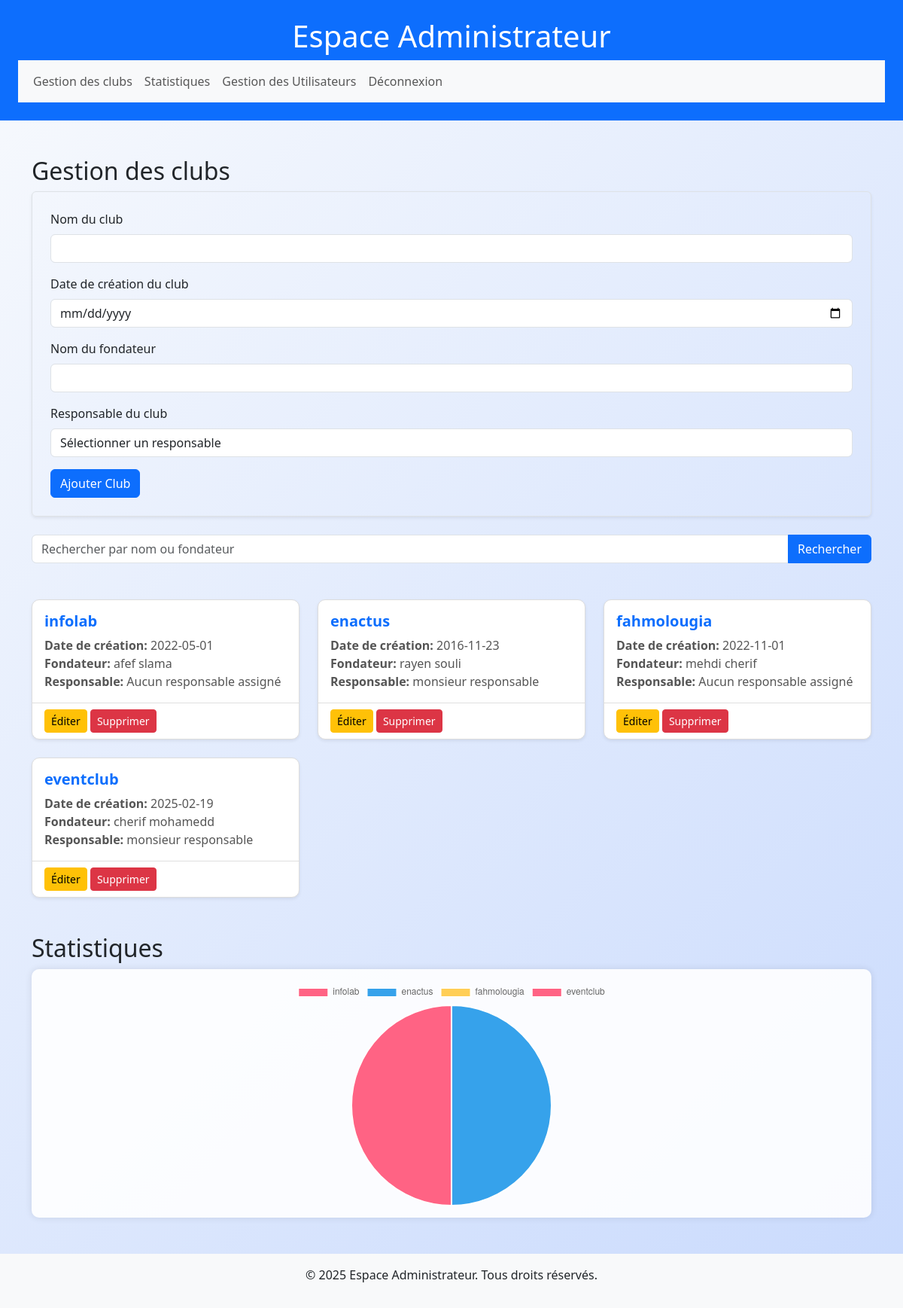
Page /views/dashboardadmin.php (signed in) on the committed database.
### tables this page shows
CREATE TABLE `clubs` (
  `id` int(11) NOT NULL,
  `nom` varchar(255) NOT NULL,
  `date_creation` date NOT NULL,
  `fondateur` varchar(255) NOT NULL,
  `id_responsable` int(11) DEFAULT NULL
);

CREATE TABLE `utilisateur` (
  `id` int(11) NOT NULL,
  `nom` varchar(255) NOT NULL,
  `mail` varchar(200) NOT NULL,
  `mot_de_passe` varchar(255) NOT NULL,
  `role` varchar(100) NOT NULL
);

### models/ClubModel.php (called while the page is built, shortened)
<?php
require_once '../config/Database.php';
class ClubModel {
    private $db;
    public function __construct() {
        $database = new Database();
        $this->db = $database->getConnection();
    }
    public function getAllClubs() {
        $query = "SELECT * FROM clubs";
        $stmt = $this->db->query($query);
        return $stmt->fetchAll(PDO::FETCH_ASSOC);
    }
    public function getClubStatistics() {
        $query = "SELECT c.nom, COUNT(m.id_utilisateur) as members
                  FROM clubs c
                  LEFT JOIN membre m ON c.id = m.id_club
                  GROUP BY c.id";
        $stmt = $this->db->query($query);
        return $stmt->fetchAll(PDO::FETCH_ASSOC);
    }
public function getResponsableName($responsable_id) {
    $query = "SELECT nom FROM utilisateur WHERE id = :responsable_id";
    $stmt = $this->db->prepare($query);
    $stmt->bindParam(':responsable_id', $responsable_id);
    $stmt->execute();
    return $stmt->fetch(PDO::FETCH_ASSOC);
}
}
?>

### config/Database.php (called while the page is built, shortened)
<?php
class Database {
    private $host = 'localhost';
    private $db_name = 'projetweb';
    private $username = 'root';
    private $password = '';
    public function getConnection() {
        $this->conn = null;
        try {
            $this->conn = new PDO("mysql:host=" . $this->host . ";dbname=" . $this->db_name, $this->username, $this->password);
            $this->conn->exec("set names utf8");
        } catch(PDOException $exception) {
            echo "Connection error: " . $exception->getMessage();
        }
        return $this->conn;
    }
}
?>

### views/dashboardadmin.php (the view, shortened to what this page needs)
<?php
require_once '../config/Database.php';
require_once '../models/ClubModel.php';
$clubModel = new ClubModel();
$searchTerm = isset($_GET['search']) ? $_GET['search'] : '';
$clubs = $searchTerm ? $clubModel->searchClubs($searchTerm) : $clubModel->getAllClubs();
$clubStats = $clubModel->getClubStatistics();
?>
<!DOCTYPE html>
<html lang="fr">
<head>
    <link href="https://cdn.jsdelivr.net/npm/bootstrap@5.3.3/dist/css/bootstrap.min.css" rel="stylesheet">
</head>
<body>
    <header class="bg-primary text-white text-center p-4">
        <h1>Espace Administrateur</h1>
        <nav class="navbar navbar-expand-lg navbar-light bg-light">
            <div class="container-fluid">
                <div class="collapse navbar-collapse" id="navbarNav">
                    <ul class="navbar-nav">
                        <li class="nav-item">
                            <a class="nav-link" href="#club-management">Gestion des clubs</a>
                        </li>
                        <li class="nav-item">
                            <a class="nav-link" href="#statistics">Statistiques</a>
                        </li>
                        <li class="nav-item">
                            <a class="nav-link" href="usercrud.php">Gestion des Utilisateurs</a>
                        </li>
                        <li class="nav-item">
                            <a class="nav-link" href="../views/acceuil.php">Déconnexion</a>
                        </li>
                    </ul>
                </div>
            </div>
        </nav>
    </header>
    <main class="container mt-5">
        <section id="club-management" class="mb-5">
            <h2>Gestion des clubs</h2>
            <form method="post" class="p-4 border rounded shadow-sm mb-4">
    <div class="mb-3">
        <label for="clubName" class="form-label">Nom du club</label>
        <input type="text" class="form-control" id="clubName" name="clubName" required>
    </div>
    <div class="mb-3">
        <label for="clubdate" class="form-label">Date de création du club</label>
        <input type="date" class="form-control" id="clubdate" name="clubdate" required>
    </div>
    <div class="mb-3">
        <label for="clubfondateur" class="form-label">Nom du fondateur</label>
        <input type="text" class="form-control" id="clubfondateur" name="clubfondateur" required>
    </div>
    <div class="mb-3">
        <label for="responsable" class="form-label">Responsable du club</label>
        <select class="form-control" id="responsable" name="responsable">
            <option value="">Sélectionner un responsable</option>
        </select>
    </div>
    <button type="submit" name="add_club" class="btn btn-primary">Ajouter Club</button>
</form>
            <form method="get" class="search-bar mb-4">
                <div class="input-group">
                    <input type="text" class="form-control" id="searchInput" name="search" placeholder="Rechercher par nom ou fondateur" value="<?php echo htmlspecialchars($searchTerm); ?>">
                    <button type="submit" class="btn btn-primary">Rechercher</button>
                </div>
            </form>
           <div class="row row-cols-1 row-cols-md-3 g-4" id="clubList">
    <?php foreach ($clubs as $club): ?>
        <div class="col">
            <div class="card h-100 shadow-sm">
                <div class="card-body">
                    <h5 class="card-title"><?php echo htmlspecialchars($club['nom']); ?></h5>
                    <p class="card-text">
                        <strong>Date de création:</strong> <?php echo htmlspecialchars($club['date_creation']); ?><br>
                        <strong>Fondateur:</strong> <?php echo htmlspecialchars($club['fondateur']); ?><br>
                        <strong>Responsable:</strong>
                        <?php
                        if ($club['id_responsable']) {
                            $responsable = $clubModel->getResponsableName($club['id_responsable']);
                            echo htmlspecialchars($responsable['nom']);
                        } else {
                            echo "Aucun responsable assigné";
                        }
                        ?>
                    </p>
                </div>
                <div class="card-footer bg-transparent">
                    <a href="edit_club.php?id=<?php echo $club['id']; ?>" class="btn btn-warning btn-sm">Éditer</a>
                    <a href="?delete_club=<?php echo $club['id']; ?>" class="btn btn-danger btn-sm" onclick="return confirm('Êtes-vous sûr de vouloir supprimer ce club ?');">Supprimer</a>
                </div>
            </div>
        </div>
    <?php endforeach; ?>
</div>
        </section>
        <section id="statistics" class="mb-5">
            <h2>Statistiques</h2>
            <div class="statistics">
                <canvas id="clubStatsChart"></canvas>
            </div>
        </section>
    </main>
    <footer class="bg-light text-center p-3">
        <p>&copy; 2025 Espace Administrateur. Tous droits réservés.</p>
    </footer>
    <script>
        const ctx = document.getElementById('clubStatsChart').getContext('2d');
        const clubStatsChart = new Chart(ctx, {
            type: 'pie',
            data: {
                labels: <?php echo json_encode(array_column($clubStats, 'nom')); ?>,
                datasets: [{
                    data: <?php echo json_encode(array_column($clubStats, 'members')); ?>,
                    backgroundColor: [
                        '#FF6384',
                        '#36A2EB',
                        '#FFCE56'
                    ]
                }]
            },
            options: {
                responsive: true,
                maintainAspectRatio: false
            }
        });
    </script>
</body>
</html>

### views/dashboardadmin.php (style rules this page uses)
body { background: linear-gradient(135deg, #f8fafd, #c9dafd); }
.container { margin-top: 40px; }
.btn-primary { background-color: #0d6efd; border-color: #0d6efd; }
.card { border: 1px solid #ddd; border-radius: 10px; transition: transform 0.2s, box-shadow 0.2s; }
.card-title { color: #0d6efd; font-size: 1.25rem; font-weight: bold; }
.card-text { color: #555; }
.card-footer { background-color: rgba(0, 0, 0, 0.03); border-top: 1px solid rgba(0, 0, 0, 0.125); }
.search-bar { margin-bottom: 20px; }
.statistics { background: rgba(255, 255, 255, 0.9); padding: 15px; border-radius: 10px; box-shadow: 0 0 10px rgba(0, 0, 0, 0.1); margin-bottom: 20px; }
#clubList { margin-top: 20px; }

### rows in the picture
clubs: nom "infolab", date_creation "2022-05-01", fondateur "afef slama", shows "Aucun responsable assigné"
clubs: nom "enactus", date_creation "2016-11-23", fondateur "rayen souli", utilisateur.nom "monsieur responsable"
clubs: nom "fahmolougia", date_creation "2022-11-01", fondateur "mehdi cherif", shows "Aucun responsable assigné"
clubs: nom "eventclub", date_creation "2025-02-19", fondateur "cherif mohamedd", utilisateur.nom "monsieur responsable"

### other values in the picture
chart data {{ json_encode(array_column($clubStats, 'nom')) }} ["infolab","enactus","fahmolougia","eventclub"]
chart data {{ json_encode(array_column($clubStats, 'members')) }} [0,1,0,1]
